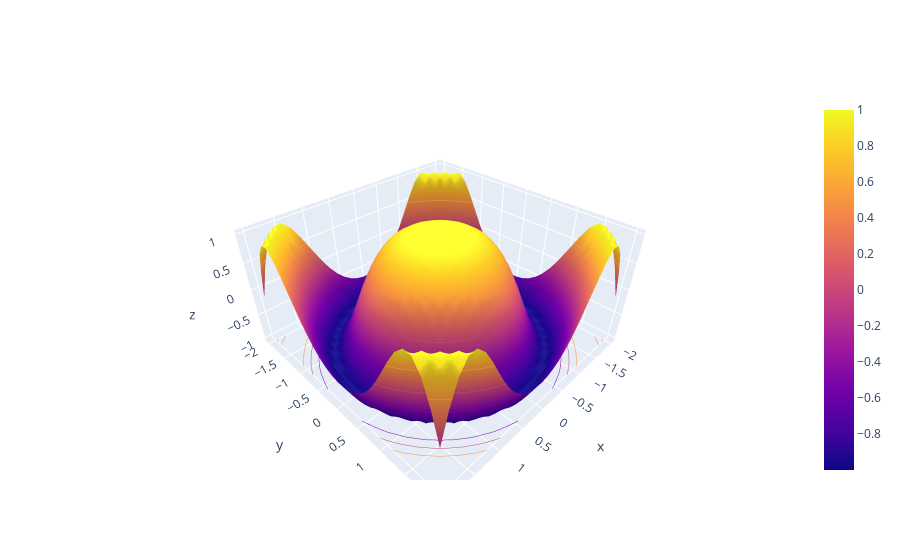

Notebook cell for this chart:
### Code cell
import plotly.graph_objects as go
import numpy as np

x = np.outer(np.linspace(-2, 2, 30), np.ones(30))

# transpose
y = x.copy().T
z = np.cos(x ** 2 + y ** 2)

fig = go.Figure(data=[go.Surface(x=x, y=y, z=z)])

fig.update_traces(contours_z=dict(
	show=True, usecolormap=True,
	highlightcolor="limegreen",
	project_z=True))

fig.show()

### Figure 1 — Plotly figure (JSON) as saved in the notebook; plotly's stock layout.template omitted (floating-point values rounded to 4 significant figures; data arrays with more than 128 entries replaced by an {"elided": "..."} marker saying what was removed)
{"data": [{"y": {"elided": "30x30 float values"}, "x": {"elided": "30x30 float values"}, "z": {"elided": "30x30 float values"}, "type": "surface", "contours": {"z": {"project": {"z": true}, "highlightcolor": "limegreen", "usecolormap": true, "show": true}}}], "layout": {}}
